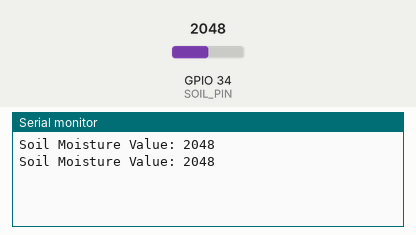
A sketch run on a simulated ESP32. Shown: the last lines printed to the serial monitor. The test bench sets the inputs (shaded band); at power-on: GPIO 34 (SOIL_PIN) = 2048.

Above: at 1.8 s.
1.9 s: GPIO 34 (SOIL_PIN) set to 2866
At 2.8 s:
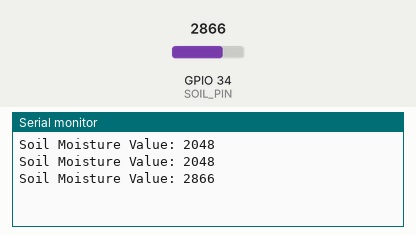
3.4 s: GPIO 34 (SOIL_PIN) set to 3603
At 4.4 s:
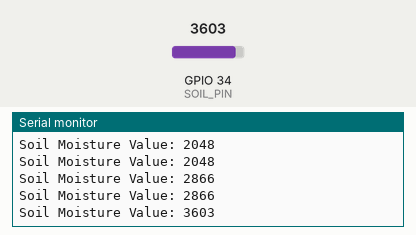
Timing chart, 0 to 6.4 s (numbered marks = the images above; inputs shaded):
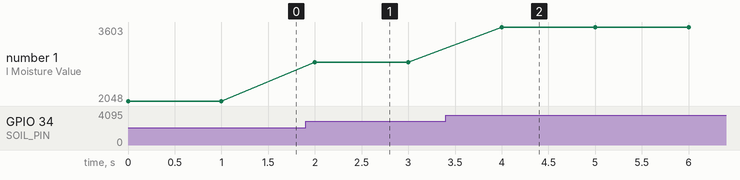

Measured:
- after the input at 1.9 s, the serial monitor: prints a new line after 0.10 s (image 1)
- after the input at 3.4 s, the serial monitor: prints a new line after 0.60 s (image 2)
- plotted number 1: 2048 → 2866 after the input at 1.9 s, 2866 → 3603 after the input at 3.4 s

The sketch:

Soil_Moisture_Test.ino
```cpp
// Soil Moisture Sensor Test using ESP32

// Soil moisture sensor analog output pin
#define SOIL_PIN 34

void setup() {
  // Start Serial Monitor
  Serial.begin(115200);
}

void loop() {
  // Read the analog value from the soil moisture sensor
  int moistureValue = analogRead(SOIL_PIN);

  // Display the sensor value
  Serial.print("Soil Moisture Value: ");
  Serial.println(moistureValue);

  // Wait before taking the next reading
  delay(1000);
}
```
